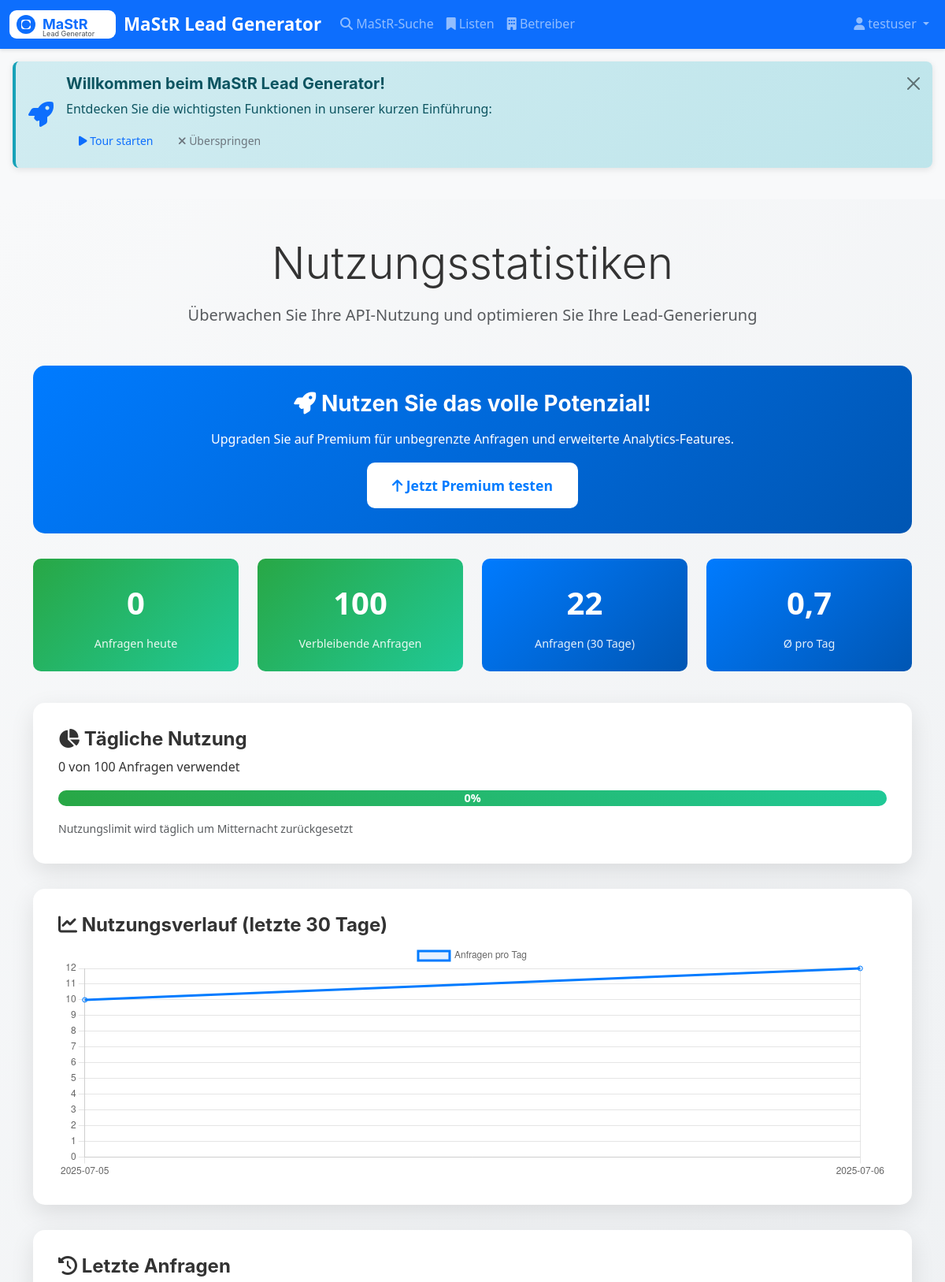
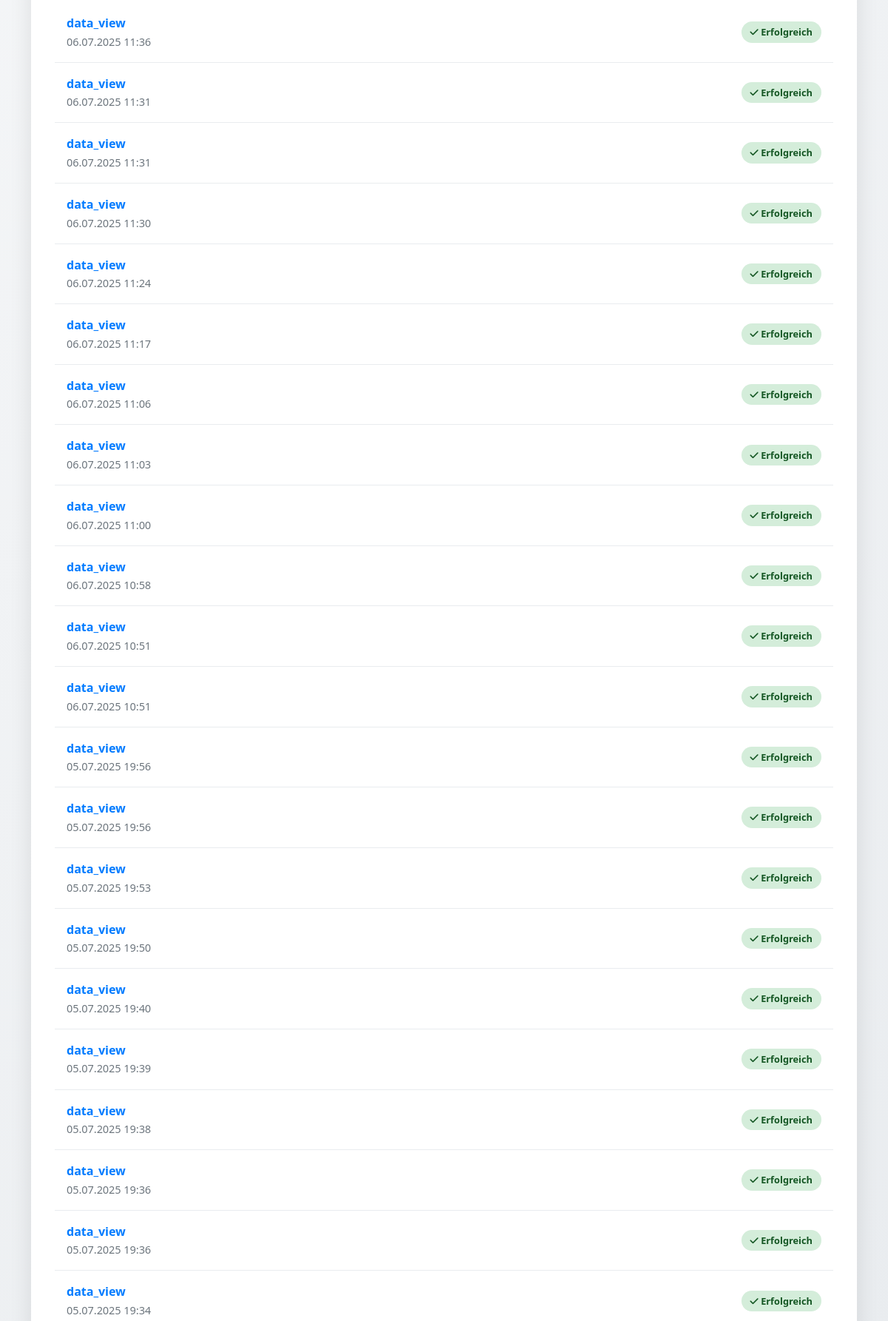
Screenshot of /subscriptions/usage/ (signed in, upper part) with the database file from the repository (2 pictures, top to bottom).
### subscriptions/models.py (models this page shows, shortened)
class UserSubscription(models.Model):
    user = models.OneToOneField(User, on_delete=models.CASCADE, related_name="subscription")
    plan = models.ForeignKey(SubscriptionPlan, on_delete=models.CASCADE)
    is_active = models.BooleanField(default=True)
    start_date = models.DateTimeField(auto_now_add=True)
    end_date = models.DateTimeField(null=True, blank=True)
    is_trial = models.BooleanField(default=False)  # Neue Feld für Trial-Status
    trial_end_date = models.DateTimeField(null=True, blank=True)  # Neue Feld für Trial-Ende
    requests_used_today = models.IntegerField(default=0)
    last_request_date = models.DateField(null=True, blank=True)
    created_at = models.DateTimeField(auto_now_add=True)
    updated_at = models.DateTimeField(auto_now=True)
    class Meta:
        verbose_name = "Benutzer-Abonnement"
        verbose_name_plural = "Benutzer-Abonnements"
    def is_trial_active(self):
        if not self.is_trial or not self.trial_end_date:
            return False
        return timezone.now() < self.trial_end_date

class SubscriptionPlan(models.Model):
    PLAN_CHOICES = [
        ("free", "Kostenlos"),
        ("basic", "Basic"),
        ("premium", "Premium"),
    ]
    name = models.CharField(max_length=50, choices=PLAN_CHOICES, unique=True)
    display_name = models.CharField(max_length=100)
    description = models.TextField()
    price = models.DecimalField(max_digits=10, decimal_places=2, default=0.00)
    requests_per_day = models.IntegerField(default=10)
    max_filters = models.IntegerField(default=3)
    can_export = models.BooleanField(default=False)
    can_share = models.BooleanField(default=False)
    created_at = models.DateTimeField(auto_now_add=True)
    updated_at = models.DateTimeField(auto_now=True)
    class Meta:
        verbose_name = "Abonnement-Plan"
        verbose_name_plural = "Abonnement-Pläne"

class RequestLog(models.Model):
    user = models.ForeignKey(User, on_delete=models.CASCADE)
    endpoint = models.CharField(max_length=200)
    filters_used = models.JSONField(default=dict)
    timestamp = models.DateTimeField(auto_now_add=True)
    success = models.BooleanField(default=True)
    error_message = models.TextField(blank=True)
    class Meta:
        verbose_name = "Anfragen-Log"
        verbose_name_plural = "Anfragen-Logs"

### subscriptions/views.py (the view)
# urls.py: path('usage/', views.usage_view, name='usage'),
@login_required
def usage_view(request):
    subscription = request.user.subscription
    thirty_days_ago = timezone.now().date() - timedelta(days=30)
    recent_requests = RequestLog.objects.filter(user=request.user, timestamp__date__gte=thirty_days_ago).order_by(
        "-timestamp"
    )
    daily_usage = {}
    for log in recent_requests:
        date = log.timestamp.date()
        if date not in daily_usage:
            daily_usage[date] = 0
        daily_usage[date] += 1
    total_requests_30_days = sum(daily_usage.values())
    avg_requests_per_day = total_requests_30_days / 30 if total_requests_30_days > 0 else 0
    usage_percentage = (subscription.requests_used_today / subscription.plan.requests_per_day) * 100
    trial_days_remaining = subscription.days_remaining_in_trial() if subscription.is_trial_active() else 0
    context = {
        "subscription": subscription,
        "recent_requests": recent_requests[:50],  # Letzte 50 Anfragen
        "daily_usage": daily_usage,
        "usage_percentage": usage_percentage,
        "total_requests_30_days": total_requests_30_days,
        "avg_requests_per_day": round(avg_requests_per_day, 1),
        "days_remaining": subscription.plan.requests_per_day - subscription.requests_used_today,
        "trial_days_remaining": trial_days_remaining,
    }
    return render(request, "subscriptions/usage.html", context)

### templates/subscriptions/usage.html (shortened to what this page needs)
{% extends 'base.html' %}
{% load static %}
{% block extra_js %}
<script>
document.addEventListener('DOMContentLoaded', function() {
    // Chart für Nutzungsstatistiken
    const ctx = document.getElementById('usageChart').getContext('2d');
    fetch('{% url "subscriptions:analytics_data" %}')
        .then(response => response.json())
        .then(data => {
            new Chart(ctx, {
                type: 'line',
                data: data,
                options: {
                    responsive: true,
                    maintainAspectRatio: false,
                    plugins: {
                        legend: {
                            display: true,
                            position: 'top'
                        }
                    },
                    scales: {
                        y: {
                            beginAtZero: true,
                            ticks: {
                                stepSize: 1
                            }
                        }
                    }
                }
            });
        })
        .catch(error => {
            console.error('Fehler beim Laden der Chart-Daten:', error);
        });
});
</script>
{% endblock %}
{% block content %}
<div class="usage-section">
    <div class="container">
        <div class="row">
            <div class="col-12">
                <div class="text-center mb-5">
                    <h1 class="display-4 mb-3">Nutzungsstatistiken</h1>
                    <p class="lead text-muted">Überwachen Sie Ihre API-Nutzung und optimieren Sie Ihre Lead-Generierung</p>
                </div>
            </div>
        </div>
        {% if subscription.plan.name != 'premium' %}
        <div class="upgrade-cta">
            <h3><i class="fas fa-rocket"></i> Nutzen Sie das volle Potenzial!</h3>
            <p>Upgraden Sie auf Premium für unbegrenzte Anfragen und erweiterte Analytics-Features.</p>
            <a href="{% url 'subscriptions:upgrade_plan' 'premium' %}" class="btn btn-premium">
                <i class="fas fa-arrow-up"></i> Jetzt Premium testen
            </a>
        </div>
        {% endif %}
        <div class="row">
            <div class="col-lg-3 col-md-6 mb-4">
                <div class="stat-item {% if usage_percentage > 90 %}danger{% elif usage_percentage > 70 %}warning{% else %}success{% endif %}">
                    <div class="stat-number">{{ subscription.requests_used_today }}</div>
                    <div class="stat-label">Anfragen heute</div>
                </div>
            </div>
            <div class="col-lg-3 col-md-6 mb-4">
                <div class="stat-item success">
                    <div class="stat-number">{{ days_remaining }}</div>
                    <div class="stat-label">Verbleibende Anfragen</div>
                </div>
            </div>
            <div class="col-lg-3 col-md-6 mb-4">
                <div class="stat-item">
                    <div class="stat-number">{{ total_requests_30_days }}</div>
                    <div class="stat-label">Anfragen (30 Tage)</div>
                </div>
            </div>
            <div class="col-lg-3 col-md-6 mb-4">
                <div class="stat-item">
                    <div class="stat-number">{{ avg_requests_per_day }}</div>
                    <div class="stat-label">Ø pro Tag</div>
                </div>
            </div>
        </div>
        <div class="stats-card">
            <h4><i class="fas fa-chart-pie"></i> Tägliche Nutzung</h4>
            <p>{{ subscription.requests_used_today }} von {{ subscription.plan.requests_per_day }} Anfragen verwendet</p>
            <div class="usage-progress">
                <div class="usage-progress-bar {% if usage_percentage > 90 %}danger{% elif usage_percentage > 70 %}warning{% endif %}"
                     style="width: {{ usage_percentage }}%">
                    {{ usage_percentage|floatformat:0 }}%
                </div>
            </div>
            <small class="text-muted">Nutzungslimit wird täglich um Mitternacht zurückgesetzt</small>
        </div>
        <div class="chart-container">
            <h4><i class="fas fa-chart-line"></i> Nutzungsverlauf (letzte 30 Tage)</h4>
            <div style="height: 300px;">
                <canvas id="usageChart"></canvas>
            </div>
        </div>
        <div class="recent-requests">
            <h4><i class="fas fa-history"></i> Letzte Anfragen</h4>
            {% if recent_requests %}
                {% for request in recent_requests %}
                <div class="request-item">
                    <div class="request-info">
                        <div class="request-endpoint">{{ request.endpoint }}</div>
                        <div class="request-time">{{ request.timestamp|date:"d.m.Y H:i" }}</div>
                    </div>
                    <div class="request-status {% if request.success %}success{% else %}error{% endif %}">
                        {% if request.success %}
                            <i class="fas fa-check"></i> Erfolgreich
                        {% else %}
                            <i class="fas fa-times"></i> Fehler
                        {% endif %}
                    </div>
                </div>
                {% endfor %}
            {% else %}
                <p class="text-muted text-center py-4">Noch keine Anfragen vorhanden</p>
            {% endif %}
        </div>
    </div>
</div>
{% endblock %}

### templates/base.html (shortened to what this page needs)
{% load static %}
<!DOCTYPE html>
<html lang="de">
<head>
    <link href="https://cdn.jsdelivr.net/npm/bootstrap@5.3.0/dist/css/bootstrap.min.css" rel="stylesheet">
    <link rel="stylesheet" href="https://cdnjs.cloudflare.com/ajax/libs/font-awesome/6.4.0/css/all.min.css">
    <link href="{% static 'css/branding.css' %}" rel="stylesheet">
    <link href="{% static 'css/custom.css' %}" rel="stylesheet">
</head>
<body>
    <nav class="navbar navbar-expand-lg navbar-dark bg-primary">
        <div class="container-fluid">
            <a class="navbar-brand d-flex align-items-center" href="{% url 'dashboard:data' %}">
                <img src="{% static 'img/logo.svg' %}" alt="MaStR Logo"/>
                MaStR Lead Generator
            </a>
            <div class="collapse navbar-collapse" id="navbarNav">
                {% if user.is_authenticated %}
                    <ul class="navbar-nav me-auto">
                        <li class="nav-item">
                            <a class="nav-link {% if request.resolver_match.url_name == 'data' %}active{% endif %}" href="{% url 'dashboard:data' %}">
                                <i class="fas fa-search"></i> MaStR-Suche
                            </a>
                        </li>
                        <li class="nav-item">
                            <a class="nav-link {% if request.resolver_match.url_name == 'anlagen_listen' %}active{% endif %}" href="{% url 'dashboard:anlagen_listen' %}">
                                <i class="fas fa-bookmark"></i> Listen
                            </a>
                        </li>
                        <li class="nav-item">
                            <a class="nav-link {% if request.resolver_match.url_name == 'betreiber' %}active{% endif %}" href="{% url 'dashboard:betreiber' %}">
                                <i class="fas fa-building"></i> Betreiber
                            </a>
                        </li>
                    </ul>
                    <ul class="navbar-nav">
                        <li class="nav-item dropdown">
                            <a class="nav-link dropdown-toggle" href="#" id="navbarDropdown" role="button" data-bs-toggle="dropdown">
                                <i class="fas fa-user"></i> {{ user.username }}
                            </a>
                        </li>
                    </ul>
                {% endif %}
            </div>
        </div>
    </nav>
    {% if user.is_authenticated and not user.profile.onboarding_completed %}
        <div class="alert alert-info alert-dismissible fade show m-3" role="alert" id="onboardingBanner">
            <div class="d-flex align-items-center">
                <i class="fas fa-rocket fa-2x me-3 text-primary"></i>
                <div class="flex-grow-1">
                    <h5 class="alert-heading">Willkommen beim MaStR Lead Generator!</h5>
                    <p class="mb-2">Entdecken Sie die wichtigsten Funktionen in unserer kurzen Einführung:</p>
                    <div class="btn-group" role="group">
                        <button type="button" class="btn btn-outline-primary btn-sm" onclick="startOnboarding()">
                            <i class="fas fa-play"></i> Tour starten
                        </button>
                        <button type="button" class="btn btn-outline-secondary btn-sm" onclick="skipOnboarding()">
                            <i class="fas fa-times"></i> Überspringen
                        </button>
                    </div>
                </div>
            </div>
            <button type="button" class="btn-close" data-bs-dismiss="alert"></button>
        </div>
    {% endif %}
    <main class="py-4">
        {% block content %}{% endblock %}
    </main>
    {% block extra_js %}{% endblock %}
</body>
</html>

### rows the page displays
UserSubscription: requests_used_today "0", plan.requests_per_day "100"
RequestLog: endpoint "data_view", timestamp "06.07.2025 11:36", success True (drawn)
RequestLog: endpoint "data_view", timestamp "06.07.2025 11:31", success True (drawn)
RequestLog: endpoint "data_view", timestamp "06.07.2025 11:31", success True (drawn)
RequestLog: endpoint "data_view", timestamp "06.07.2025 11:30", success True (drawn)
RequestLog: endpoint "data_view", timestamp "06.07.2025 11:24", success True (drawn)
RequestLog: endpoint "data_view", timestamp "06.07.2025 11:17", success True (drawn)
RequestLog: endpoint "data_view", timestamp "06.07.2025 11:06", success True (drawn)
RequestLog: endpoint "data_view", timestamp "06.07.2025 11:03", success True (drawn)
RequestLog: endpoint "data_view", timestamp "06.07.2025 11:00", success True (drawn)
RequestLog: endpoint "data_view", timestamp "06.07.2025 10:58", success True (drawn)
RequestLog: endpoint "data_view", timestamp "06.07.2025 10:51", success True (drawn)
RequestLog: endpoint "data_view", timestamp "06.07.2025 10:51", success True (drawn)
RequestLog: endpoint "data_view", timestamp "05.07.2025 19:56", success True (drawn)
RequestLog: endpoint "data_view", timestamp "05.07.2025 19:56", success True (drawn)
RequestLog: endpoint "data_view", timestamp "05.07.2025 19:53", success True (drawn)
RequestLog: endpoint "data_view", timestamp "05.07.2025 19:50", success True (drawn)
RequestLog: endpoint "data_view", timestamp "05.07.2025 19:40", success True (drawn)
RequestLog: endpoint "data_view", timestamp "05.07.2025 19:39", success True (drawn)
RequestLog: endpoint "data_view", timestamp "05.07.2025 19:38", success True (drawn)
RequestLog: endpoint "data_view", timestamp "05.07.2025 19:36", success True (drawn)
RequestLog: endpoint "data_view", timestamp "05.07.2025 19:36", success True (drawn)
RequestLog: endpoint "data_view", timestamp "05.07.2025 19:34", success True (drawn)

### other values shown
{{ user.username }} "testuser"
{{ days_remaining }} "100"
{{ total_requests_30_days }} "22"
{{ avg_requests_per_day }} "0,7"
{{ usage_percentage|floatformat:0 }} "0"
